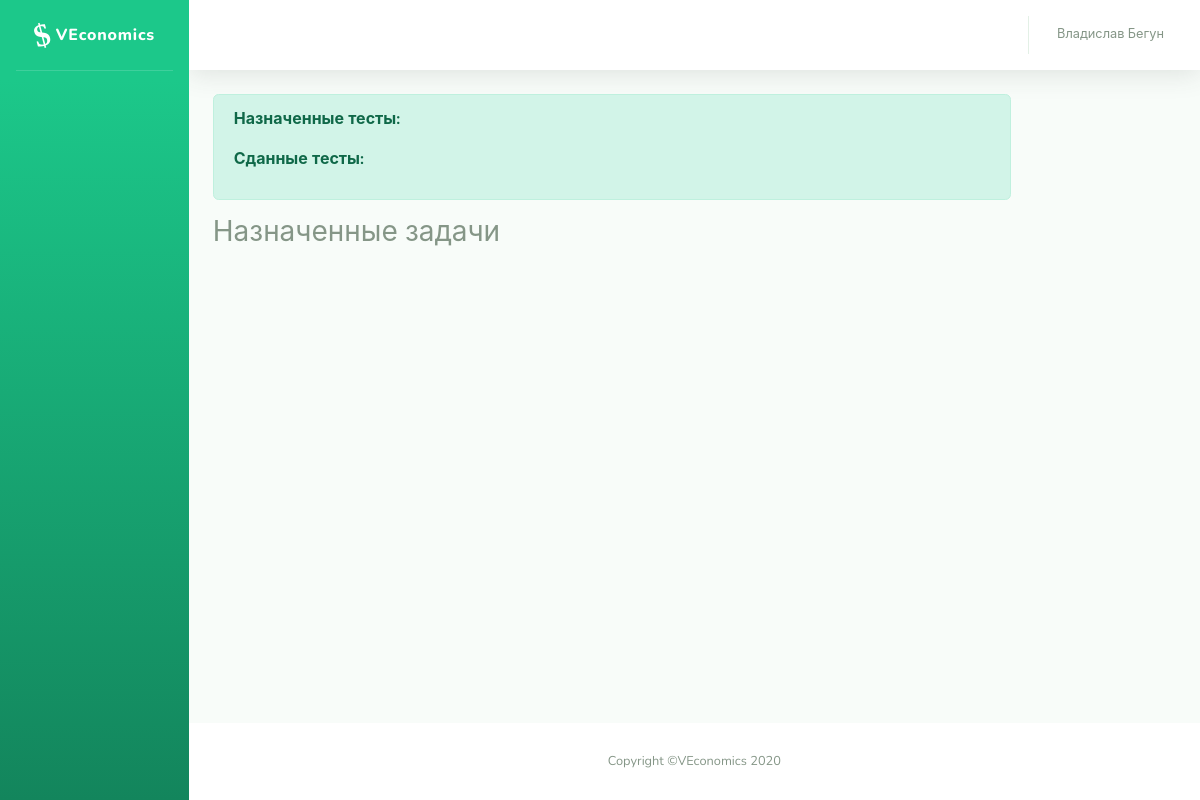
Before: /problems/ (signed in) with the older database file.
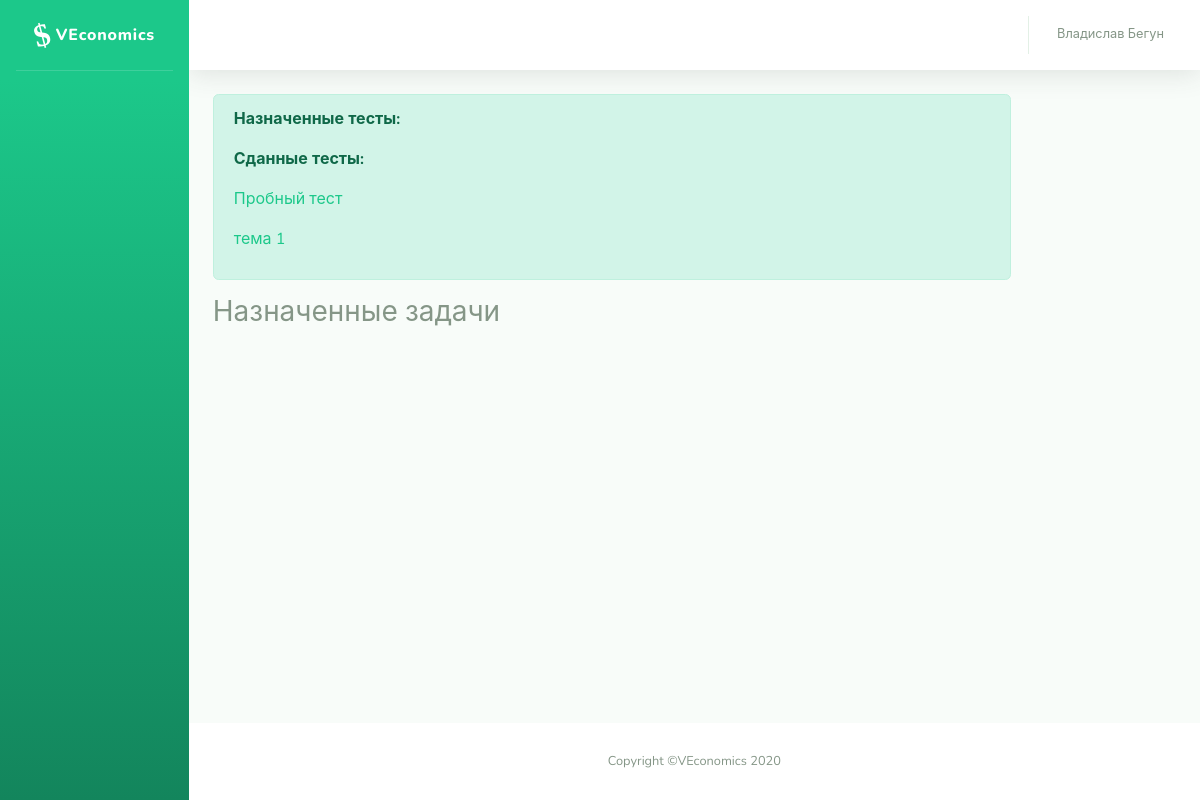
After: the same page with the newer database file.
### problems/models.py (models this page shows, shortened)
class TestSetAssignment(models.Model):
    person = models.ForeignKey(User, on_delete=models.CASCADE, verbose_name='Кому задано')
    test_set = models.ForeignKey(TestSet, on_delete=models.CASCADE, verbose_name='Тест', related_name="assignments")
    date_assigned = models.DateField('Когда задано', auto_now_add=True, blank=False)
    date_deadline = models.DateField('Сдать до', blank=True, null=True)
    assigned_by = models.ForeignKey(User, on_delete=models.CASCADE, related_name='testset_assigner', verbose_name='Кем задано')
    status = models.IntegerField('Статус', choices=STATUS_CHOICES, null=False, blank=False, default=0)
    class Meta:
        ordering = ['date_deadline']

class TestSet(models.Model):
    name = models.CharField('Название', max_length=200)
    problems = models.ManyToManyField(Problem)

### problems/views.py (the view)
# urls.py: path('', index),
def index(request):
    if request.user.groups.filter(name='teachers').exists():
        students = User.objects.filter(groups__name='students')
        groups = Group.objects.all()
        topic = Topic.objects.get(id=TOPIC_ROOT)
        topic_list = tree2List(topic, count_problems_by_topic())
        checked_topics = list(map(int, request.POST.getlist('topic'))) or [TOPIC_ROOT]
        checked_sources = list(map(int, request.POST.getlist('source'))) or [SOURCE_ROOT]
        source = Source.objects.get(id=SOURCE_ROOT)
        testsets = TestSet.objects.all()
        source_list = tree2List(source, count_problems_by_source())
        submits = Submit.objects.filter(assignment__assigned_by=request.user).filter(assignment__status=1)  # solution not checked
        context = {#'problems': probs,
                   'students': students,
                   'topic_list': topic_list,
                   'source_list': source_list,
                   'submits': submits,
                   'groups': groups,
                   'testsets': testsets,
                   'checked_topics': checked_topics,
                   'checked_sources': checked_sources,
        }
        return render(request, 'problems/sb/index_teacher.html', context)
    elif request.user.groups.filter(name='students').exists():
        assigned_problems = Assignment.objects.filter(person=request.user).order_by('status', 'date_deadline')
        problems = []
        for assignment in assigned_problems:
            problem = assignment.problem
            problem.assignment = assignment
            problem.assignment.form = SubmitForm(prefix=str(assignment.id), problem=assignment.problem)
            problems.append(problem)
        assigned_testsets = TestSetAssignment.objects.filter(person=request.user, status=0)
        solved_testsets = TestSetAssignment.objects.filter(person=request.user, status=3)
        context = {'assigned_problems': problems, 'assigned_testsets': assigned_testsets, 'solved_testsets': solved_testsets}
        return render(request, 'problems/sb/index_student.html', context)
    else:
        return render(request, 'problems/sb/login.html', {})

### problems/templates/problems/sb/index_student.html (shortened to what this page needs)
{% extends "problems/sb/base.html" %}
{% block topbar %}
          <ul class="navbar-nav ml-auto">
            <li class="nav-item dropdown no-arrow">
              <a class="nav-link dropdown-toggle" href="#" id="userDropdown" role="button" data-toggle="dropdown" aria-haspopup="true" aria-expanded="false">
                <span class="mr-2 d-none d-lg-inline text-gray-600 small">{{ request.user.first_name }} {{ request.user.last_name }}</span>
              </a>
            </li>
          </ul>
{% endblock %}
{% block content %}
            <div class="container-fluid">
                  <div class="row">
                      <div class="col-10">
                          {% include 'problems/assigned_testsets.html' %}
                          <h3>Назначенные задачи</h3>
                      </div>
                  </div>
            </div>
{% endblock %}

### problems/templates/problems/sb/base.html (shortened to what this page needs)
{% load static %}
<!DOCTYPE html>
<html lang="en">
<head>
    <link href="{% static 'problems/sb/vendor/fontawesome-free/css/all.min.css' %}" rel="stylesheet">
  <link href="{% static 'problems/sb/css/sb-admin-2.css' %}" rel="stylesheet">
  <link href="{% static 'problems/main.css' %}" rel="stylesheet">
</head>
<body id="page-top">
  <div id="wrapper">
    <ul class="navbar-nav bg-gradient-primary sidebar sidebar-dark accordion" id="accordionSidebar">
      <a class="sidebar-brand d-flex align-items-center justify-content-center" href="{% url 'index' %}">
        <div class="sidebar-brand-icon rotate-n-15">
          <i class="fas">$</i>&nbsp;
        </div>
        <div style="text-transform:none;">VEconomics</div>
      </a>
      <hr class="sidebar-divider my-0">
    </ul>
    <div id="content-wrapper" class="d-flex flex-column">
      <div id="content">
        <nav class="navbar navbar-expand navbar-light bg-white topbar mb-4 static-top shadow">
          {% block topbar %}
          {% endblock %}
        </nav>
          {% block content %}
          {% endblock %}
      </div>
      <footer class="sticky-footer bg-white">
        <div class="container my-auto">
          <div class="copyright text-center my-auto">
            <span>Copyright &copy;VEconomics 2020</span>
          </div>
        </div>
      </footer>
    </div>
  </div>
</body>
</html>

### problems/templates/problems/assigned_testsets.html (shortened to what this page needs)
<div class="alert alert-primary" role="alert">
    <p><b>Назначенные тесты:</b></p>
    <p><b>Сданные тесты:</b></p>
    {% for solved in solved_testsets %}
    <p><a href="{% url 'testset_result' solved.id %}">{{ solved.test_set.name }}</a></p>
    {% endfor %}
</div>

Changed rows visible on the page:
added TestSetAssignment: test_set.name "Пробный тест"
added TestSetAssignment: test_set.name "тема 1"
